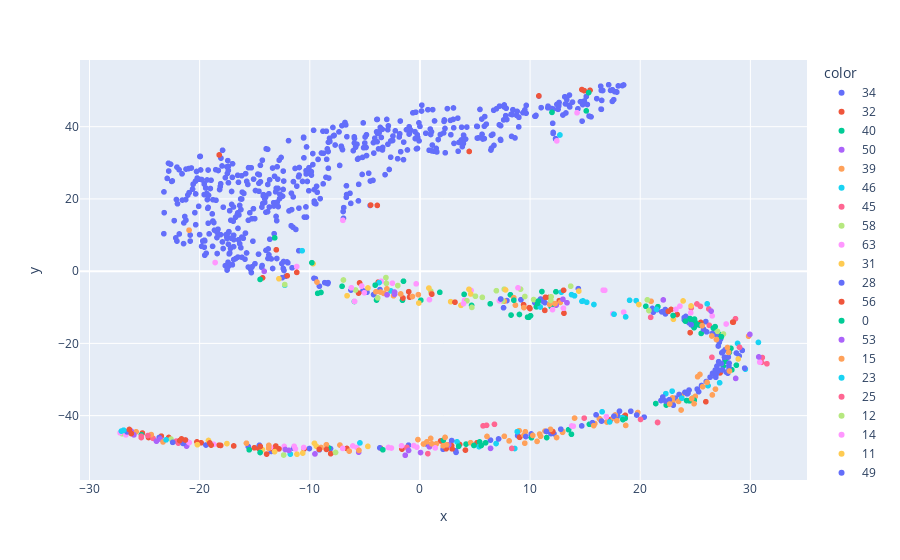

Here is the notebook cell this chart was saved with:
### Code cell
pred_tsne = TSNE().fit_transform(events[0]['prediction'])
px.scatter(x=pred_tsne[:, 0], y=pred_tsne[:, 1], color=events[0]['labels'].astype('str'))

### Figure 1 — Plotly figure (JSON) as saved in the notebook; plotly's stock layout.template omitted (floating-point values rounded to 4 significant figures; data arrays with more than 128 entries replaced by an {"elided": "..."} marker saying what was removed)
{"data": [{"hovertemplate": "color=34<br>x=%{x}<br>y=%{y}<extra></extra>", "legendgroup": "34", "marker": {"color": "#636efa", "symbol": "circle"}, "mode": "markers", "name": "34", "showlegend": true, "type": "scattergl", "visible": true, "x": {"elided": "576 float values"}, "xaxis": "x", "y": {"elided": "576 float values"}, "yaxis": "y"}, {"hovertemplate": "color=32<br>x=%{x}<br>y=%{y}<extra></extra>", "legendgroup": "32", "marker": {"color": "#EF553B", "symbol": "circle"}, "mode": "markers", "name": "32", "showlegend": true, "type": "scattergl", "visible": true, "x": [-24.64, -12.8, -18.09, -3.585, -13.08, -10.52, -25.2, -15.04, -20.25, -19.87, -23.48, -22.8, -21.65, -13.41, -14.64, -18.22, -16.91, 1.875, 3.603, 2.38, 2.874, 18.59, 27.25, 12.06, 17.31, 18.64, -6.634, 4.131, 9.049, 5.182, -1.631, 2.923], "xaxis": "x", "y": [-46.06, -49.22, -48.26, -48.97, -48.42, -49.17, -44.83, -48.9, -47.26, -47.52, -45.69, -46.04, -46.45, -49.17, -49.08, -48.18, -48.39, -47.01, -47.98, -49.17, -48.29, -40.1, -28.17, -44.41, -41.1, -39.92, -49.09, -49.54, -46.0, -47.51, -49.27, -49.2], "yaxis": "y"}, {"hovertemplate": "color=40<br>x=%{x}<br>y=%{y}<extra></extra>", "legendgroup": "40", "marker": {"color": "#00cc96", "symbol": "circle"}, "mode": "markers", "name": "40", "showlegend": true, "type": "scattergl", "visible": true, "x": [27.76, 18.63, 15.38, 10.12, 2.128, 24.89, -8.296, 4.188, 5.957, 13.49, 11.51, 5.416, 22.36, 24.72, 13.75, 21.41, 24.66, 27.53, 24.97, 24.1, 27.2, 25.53, 24.83], "xaxis": "x", "y": [-24.95, -40.75, -42.4, -46.12, -46.8, -15.64, -48.94, -47.88, -47.53, -43.9, -46.08, -47.27, -37.08, -35.25, -45.16, -36.66, -13.76, -26.33, -14.06, -13.83, -17.54, -17.24, -15.32], "yaxis": "y"}, {"hovertemplate": "color=50<br>x=%{x}<br>y=%{y}<extra></extra>", "legendgroup": "50", "marker": {"color": "#ab63fa", "symbol": "circle"}, "mode": "markers", "name": "50", "showlegend": true, "type": "scattergl", "visible": true, "x": [2.618, 0.8601, 0.05435, -9.53, -5.562, -1.335], "xaxis": "x", "y": [-48.08, -48.62, -50.22, -50.61, -50.11, -50.97], "yaxis": "y"}, {"hovertemplate": "color=39<br>x=%{x}<br>y=%{y}<extra></extra>", "legendgroup": "39", "marker": {"color": "#FFA15A", "symbol": "circle"}, "mode": "markers", "name": "39", "showlegend": true, "type": "scattergl", "visible": true, "x": [-8.984, 0.6269, 4.597, 15.88, 11.85, 12.4, 22.93, 11.35, 10.25, 10.63, 12.96, 16.98, 6.088, 12.95, 8.097, 2.429, 2.106, 25.0, 10.87, 1.08, 1.49, 9.442, 23.77, 16.29, 16.38, 0.3222, -7.264, 7.663, 0.9763, 9.517, 23.71, 26.83, -0.1816, 17.73, 23.48, 22.95, 26.55, 19.78, 17.56, 9.568, 9.008, 25.21, 18.68], "xaxis": "x", "y": [-48.83, -47.26, -47.5, -42.21, -43.79, -46.07, -35.1, -44.28, -45.5, -47.14, -44.41, -41.77, -45.76, -44.61, -47.0, -48.06, -48.36, -34.68, -45.1, -47.8, -47.81, -45.41, -34.36, -40.81, -41.12, -47.85, -48.15, -45.73, -46.31, -47.63, -38.44, -32.66, -46.62, -39.82, -36.06, -36.1, -34.28, -39.14, -40.53, -44.47, -44.18, -29.23, -42.71], "yaxis": "y"}, {"hovertemplate": "color=46<br>x=%{x}<br>y=%{y}<extra></extra>", "legendgroup": "46", "marker": {"color": "#19d3f3", "symbol": "circle"}, "mode": "markers", "name": "46", "showlegend": true, "type": "scattergl", "visible": true, "x": [6.911, 5.366, 29.55, 27.21, 18.37, 8.611, 22.32, 22.9, 26.16, 17.22, 16.54], "xaxis": "x", "y": [-47.73, -48.59, -27.14, -30.9, -40.57, -49.1, -33.91, -33.22, -31.71, -41.74, -38.93], "yaxis": "y"}, {"hovertemplate": "color=45<br>x=%{x}<br>y=%{y}<extra></extra>", "legendgroup": "45", "marker": {"color": "#FF6692", "symbol": "circle"}, "mode": "markers", "name": "45", "showlegend": true, "type": "scattergl", "visible": true, "x": [-1.18, -21.93, -24.23, -22.12], "xaxis": "x", "y": [-48.8, -47.61, -46.29, -47.06], "yaxis": "y"}, {"hovertemplate": "color=58<br>x=%{x}<br>y=%{y}<extra></extra>", "legendgroup": "58", "marker": {"color": "#B6E880", "symbol": "circle"}, "mode": "markers", "name": "58", "showlegend": true, "type": "scattergl", "visible": true, "x": [-22.6, -27.05], "xaxis": "x", "y": [-46.5, -45.01], "yaxis": "y"}, {"hovertemplate": "color=63<br>x=%{x}<br>y=%{y}<extra></extra>", "legendgroup": "63", "marker": {"color": "#FF97FF", "symbol": "circle"}, "mode": "markers", "name": "63", "showlegend": true, "type": "scattergl", "visible": true, "x": [1.39, 13.77, 13.92, -2.86, 16.93, -1.67, -0.278, -0.5715, -7.013, -26.69, -27.22, -11.42, -2.592, -10.56, -12.32, -11.31, -18.72, -6.095, -13.57], "xaxis": "x", "y": [-48.94, -42.86, -42.93, -48.82, -40.28, -48.35, -48.74, -48.29, -49.07, -45.33, -44.76, -48.48, -48.97, -48.82, -48.53, -49.21, -47.96, -48.4, -48.8], "yaxis": "y"}, {"hovertemplate": "color=31<br>x=%{x}<br>y=%{y}<extra></extra>", "legendgroup": "31", "marker": {"color": "#FECB52", "symbol": "circle"}, "mode": "markers", "name": "31", "showlegend": true, "type": "scattergl", "visible": true, "x": [-13.2, -10.64, -11.16], "xaxis": "x", "y": [-49.97, -50.38, -50.67], "yaxis": "y"}, {"hovertemplate": "color=28<br>x=%{x}<br>y=%{y}<extra></extra>", "legendgroup": "28", "marker": {"color": "#636efa", "symbol": "circle"}, "mode": "markers", "name": "28", "showlegend": true, "type": "scattergl", "visible": true, "x": [26.99, 24.06, 23.53, 17.61, 19.14, 24.33, 24.43, 28.05, 27.03, 28.0, 9.611, 22.05, 26.86, 16.49, 12.79, 20.35, 21.88, 22.3, 19.68, 27.65, 22.64, 25.17, 26.89, -3.644, 15.66, 28.98, 25.99, 26.34, 28.07, 27.81, 27.44, 7.137, 11.48, 23.0, 26.9, 25.95, 25.75, 22.28, 21.96, 7.588], "xaxis": "x", "y": [-27.12, -33.55, -34.15, -40.14, -38.78, -33.81, -32.93, -26.17, -27.74, -23.77, -45.79, -34.85, -29.37, -41.51, -43.77, -40.41, -35.82, -35.95, -39.84, -23.84, -35.62, -32.65, -28.56, -48.92, -41.95, -23.47, -30.57, -29.36, -25.48, -27.95, -27.35, -46.45, -44.38, -37.11, -17.52, -13.97, -16.07, -10.62, -11.27, -10.14], "yaxis": "y"}, {"hovertemplate": "color=56<br>x=%{x}<br>y=%{y}<extra></extra>", "legendgroup": "56", "marker": {"color": "#EF553B", "symbol": "circle"}, "mode": "markers", "name": "56", "showlegend": true, "type": "scattergl", "visible": true, "x": [22.55, 25.96, 24.53, 25.5, -3.782, -13.04, 22.8, 23.35], "xaxis": "x", "y": [-11.13, -36.15, -17.02, -14.2, -3.038, 5.915, -10.61, -12.01], "yaxis": "y"}, {"hovertemplate": "color=0<br>x=%{x}<br>y=%{y}<extra></extra>", "legendgroup": "0", "marker": {"color": "#00cc96", "symbol": "circle"}, "mode": "markers", "name": "0", "showlegend": true, "type": "scattergl", "visible": true, "x": [9.033, 9.884, 21.6, 4.687, -5.947, 12.35, 10.04, -3.941, 9.77, 10.57, 11.91, 4.011, -8.985, 11.07, -1.585, -1.494, 8.269, 0.08065, 6.381, 1.804, -9.285, 20.51, 8.213], "xaxis": "x", "y": [-12.0, -12.78, -9.837, -9.485, -8.397, -5.694, -12.34, -8.001, -12.73, -9.888, -9.811, -6.42, -5.901, -5.653, -8.045, -2.775, -12.16, -8.035, -9.045, -5.861, -6.145, -9.729, -6.544], "yaxis": "y"}, {"hovertemplate": "color=53<br>x=%{x}<br>y=%{y}<extra></extra>", "legendgroup": "53", "marker": {"color": "#ab63fa", "symbol": "circle"}, "mode": "markers", "name": "53", "showlegend": true, "type": "scattergl", "visible": true, "x": [6.41], "xaxis": "x", "y": [-49.06], "yaxis": "y"}, {"hovertemplate": "color=15<br>x=%{x}<br>y=%{y}<extra></extra>", "legendgroup": "15", "marker": {"color": "#FFA15A", "symbol": "circle"}, "mode": "markers", "name": "15", "showlegend": true, "type": "scattergl", "visible": true, "x": [20.98, 8.667, 29.84, 25.42], "xaxis": "x", "y": [-8.334, -9.427, -18.0, -28.59], "yaxis": "y"}, {"hovertemplate": "color=23<br>x=%{x}<br>y=%{y}<extra></extra>", "legendgroup": "23", "marker": {"color": "#19d3f3", "symbol": "circle"}, "mode": "markers", "name": "23", "showlegend": true, "type": "scattergl", "visible": true, "x": [23.78, 21.47, -2.634, 10.93], "xaxis": "x", "y": [-35.16, -10.56, -5.475, -9.923], "yaxis": "y"}, {"hovertemplate": "color=25<br>x=%{x}<br>y=%{y}<extra></extra>", "legendgroup": "25", "marker": {"color": "#FF6692", "symbol": "circle"}, "mode": "markers", "name": "25", "showlegend": true, "type": "scattergl", "visible": true, "x": [8.337, 20.94, 26.27, 28.65, 21.58, 25.15, 25.46, 24.63, 31.01, 31.5, 31.08, 26.23], "xaxis": "x", "y": [-49.08, -12.79, -15.0, -13.18, -41.9, -9.082, -9.758, -10.17, -25.25, -25.64, -23.92, -10.47], "yaxis": "y"}, {"hovertemplate": "color=12<br>x=%{x}<br>y=%{y}<extra></extra>", "legendgroup": "12", "marker": {"color": "#B6E880", "symbol": "circle"}, "mode": "markers", "name": "12", "showlegend": true, "type": "scattergl", "visible": true, "x": [9.133, -2.009, 7.653, -3.047, -6.946, 4.711, 0.9889, -3.089, 20.64, -3.83, 9.526], "xaxis": "x", "y": [-4.982, -3.991, -4.997, -3.377, -2.445, -10.03, -5.555, -1.786, -7.946, -7.397, -7.019], "yaxis": "y"}, {"hovertemplate": "color=14<br>x=%{x}<br>y=%{y}<extra></extra>", "legendgroup": "14", "marker": {"color": "#FF97FF", "symbol": "circle"}, "mode": "markers", "name": "14", "showlegend": true, "type": "scattergl", "visible": true, "x": [4.051, 8.903, -0.341, 23.6, -3.518, 18.49, 26.53], "xaxis": "x", "y": [-8.069, -4.624, -3.51, -9.681, -2.791, -11.34, -12.39], "yaxis": "y"}, {"hovertemplate": "color=11<br>x=%{x}<br>y=%{y}<extra></extra>", "legendgroup": "11", "marker": {"color": "#FECB52", "symbol": "circle"}, "mode": "markers", "name": "11", "showlegend": true, "type": "scattergl", "visible": true, "x": [-9.706, -12.8, -0.1041, 2.787, -4.722, -6.617, 0.8139, 3.724], "xaxis": "x", "y": [2.069, -2.099, -8.826, -8.442, -4.651, -6.813, -4.681, -9.469], "yaxis": "y"}, {"hovertemplate": "color=49<br>x=%{x}<br>y=%{y}<extra></extra>", "legendgroup": "49", "marker": {"color": "#636efa", "symbol": "circle"}, "mode": "markers", "name": "49", "showlegend": true, "type": "scattergl", "visible": true, "x": [-23.67], "xaxis": "x", "y": [-46.05], "yaxis": "y"}, {"hovertemplate": "color=5<br>x=%{x}<br>y=%{y}<extra></extra>", "legendgroup": "5", "marker": {"color": "#EF553B", "symbol": "circle"}, "mode": "markers", "name": "5", "showlegend": true, "type": "scattergl", "visible": true, "x": [-18.23, -4.473, -1.54, 10.8, 14.91, -14.29, 3.181, -0.9388, -12.05, 14.7, 13.07, -11.18, -5.572, 4.472, -3.874, 15.44, 11.34, -1.019, -5.481], "xaxis": "x", "y": [32.17, 18.29, -7.443, 48.52, 49.98, -1.862, -8.588, -7.19, -1.281, 50.27, -11.64, -0.3415, -6.077, 33.14, 18.2, 50.07, -10.86, -5.689, -3.257], "yaxis": "y"}, {"hovertemplate": "color=17<br>x=%{x}<br>y=%{y}<extra></extra>", "legendgroup": "17", "marker": {"color": "#00cc96", "symbol": "circle"}, "mode": "markers", "name": "17", "showlegend": true, "type": "scattergl", "visible": true, "x": [-25.28], "xaxis": "x", "y": [-45.31], "yaxis": "y"}, {"hovertemplate": "color=55<br>x=%{x}<br>y=%{y}<extra></extra>", "legendgroup": "55", "marker": {"color": "#ab63fa", "symbol": "circle"}, "mode": "markers", "name": "55", "showlegend": true, "type": "scattergl", "visible": true, "x": [-23.92, -23.58, -21.19], "xaxis": "x", "y": [-47.07, -46.47, -48.44], "yaxis": "y"}, {"hovertemplate": "color=48<br>x=%{x}<br>y=%{y}<extra></extra>", "legendgroup": "48", "marker": {"color": "#FFA15A", "symbol": "circle"}, "mode": "markers", "name": "48", "showlegend": true, "type": "scattergl", "visible": true, "x": [-23.33, -24.4, -25.77], "xaxis": "x", "y": [-47.29, -45.25, -44.47], "yaxis": "y"}, {"hovertemplate": "color=9<br>x=%{x}<br>y=%{y}<extra></extra>", "legendgroup": "9", "marker": {"color": "#19d3f3", "symbol": "circle"}, "mode": "markers", "name": "9", "showlegend": true, "type": "scattergl", "visible": true, "x": [12.71, -12.27, -10.69, 19.63, 12.83, -3.713, 26.08], "xaxis": "x", "y": [37.7, -3.896, 5.657, -8.168, -5.827, -3.173, -9.053], "yaxis": "y"}, {"hovertemplate": "color=26<br>x=%{x}<br>y=%{y}<extra></extra>", "legendgroup": "26", "marker": {"color": "#FF6692", "symbol": "circle"}, "mode": "markers", "name": "26", "showlegend": true, "type": "scattergl", "visible": true, "x": [20.03, 21.58], "xaxis": "x", "y": [-41.06, -41.87], "yaxis": "y"}, {"hovertemplate": "color=13<br>x=%{x}<br>y=%{y}<extra></extra>", "legendgroup": "13", "marker": {"color": "#B6E880", "symbol": "circle"}, "mode": "markers", "name": "13", "showlegend": true, "type": "scattergl", "visible": true, "x": [6.94], "xaxis": "x", "y": [-5.416], "yaxis": "y"}, {"hovertemplate": "color=255<br>x=%{x}<br>y=%{y}<extra></extra>", "legendgroup": "255", "marker": {"color": "#FF97FF", "symbol": "circle"}, "mode": "markers", "name": "255", "showlegend": true, "type": "scattergl", "visible": true, "x": [4.64, 30.85, 17.5], "xaxis": "x", "y": [-5.347, -25.2, -11.8], "yaxis": "y"}, {"hovertemplate": "color=3<br>x=%{x}<br>y=%{y}<extra></extra>", "legendgroup": "3", "marker": {"color": "#FECB52", "symbol": "circle"}, "mode": "markers", "name": "3", "showlegend": true, "type": "scattergl", "visible": true, "x": [4.606, 19.88, 4.454, 7.77, 23.89, 14.42], "xaxis": "x", "y": [-6.319, -9.231, -5.016, -5.195, -8.245, -5.517], "yaxis": "y"}, {"hovertemplate": "color=24<br>x=%{x}<br>y=%{y}<extra></extra>", "legendgroup": "24", "marker": {"color": "#636efa", "symbol": "circle"}, "mode": "markers", "name": "24", "showlegend": true, "type": "scattergl", "visible": true, "x": [29.26, 27.37], "xaxis": "x", "y": [-21.94, -25.59], "yaxis": "y"}, {"hovertemplate": "color=22<br>x=%{x}<br>y=%{y}<extra></extra>", "legendgroup": "22", "marker": {"color": "#EF553B", "symbol": "circle"}, "mode": "markers", "name": "22", "showlegend": true, "type": "scattergl", "visible": true, "x": [9.411, 13.04, 9.934, 9.989, 11.71, 12.65], "xaxis": "x", "y": [-9.295, -5.303, -10.11, -10.35, -7.287, -8.163], "yaxis": "y"}, {"hovertemplate": "color=6<br>x=%{x}<br>y=%{y}<extra></extra>", "legendgroup": "6", "marker": {"color": "#00cc96", "symbol": "circle"}, "mode": "markers", "name": "6", "showlegend": true, "type": "scattergl", "visible": true, "x": [-14.51, 15.1, 15.32, -13.19, 11.99, -9.811, -7.071, -4.063], "xaxis": "x", "y": [-2.292, 44.37, 49.44, 9.226, 43.96, 2.332, -4.201, -3.866], "yaxis": "y"}, {"hovertemplate": "color=10<br>x=%{x}<br>y=%{y}<extra></extra>", "legendgroup": "10", "marker": {"color": "#ab63fa", "symbol": "circle"}, "mode": "markers", "name": "10", "showlegend": true, "type": "scattergl", "visible": true, "x": [26.44, 29.95, 30.76, 28.67], "xaxis": "x", "y": [-11.05, -17.51, -23.74, -29.69], "yaxis": "y"}, {"hovertemplate": "color=1<br>x=%{x}<br>y=%{y}<extra></extra>", "legendgroup": "1", "marker": {"color": "#FFA15A", "symbol": "circle"}, "mode": "markers", "name": "1", "showlegend": true, "type": "scattergl", "visible": true, "x": [8.526, 9.434, 7.662, -1.749, 1.031, 11.77, 12.74, -3.29, -2.392, -0.1458, -3.595, -3.003], "xaxis": "x", "y": [-7.366, -10.09, -8.307, -6.311, -6.146, -9.188, -8.664, -6.148, -6.808, -6.51, -5.772, -4.895], "yaxis": "y"}, {"hovertemplate": "color=2<br>x=%{x}<br>y=%{y}<extra></extra>", "legendgroup": "2", "marker": {"color": "#19d3f3", "symbol": "circle"}, "mode": "markers", "name": "2", "showlegend": true, "type": "scattergl", "visible": true, "x": [19.03, 30.73, 14.03, 13.76, 14.8, 14.71, 15.14, 15.8, 18.67, 17.62, 28.84, 3.368], "xaxis": "x", "y": [-8.067, -19.72, -6.823, -6.501, -8.234, -8.352, -8.616, -9.231, -12.66, -11.93, -20.0, -47.26], "yaxis": "y"}, {"hovertemplate": "color=47<br>x=%{x}<br>y=%{y}<extra></extra>", "legendgroup": "47", "marker": {"color": "#FF6692", "symbol": "circle"}, "mode": "markers", "name": "47", "showlegend": true, "type": "scattergl", "visible": true, "x": [-25.3], "xaxis": "x", "y": [-46.07], "yaxis": "y"}, {"hovertemplate": "color=36<br>x=%{x}<br>y=%{y}<extra></extra>", "legendgroup": "36", "marker": {"color": "#B6E880", "symbol": "circle"}, "mode": "markers", "name": "36", "showlegend": true, "type": "scattergl", "visible": true, "x": [27.55, 27.01, 11.88, 10.32, -5.847, 7.501], "xaxis": "x", "y": [-17.4, -16.67, -8.119, -7.869, -5.219, -8.25], "yaxis": "y"}, {"hovertemplate": "color=7<br>x=%{x}<br>y=%{y}<extra></extra>", "legendgroup": "7", "marker": {"color": "#FF97FF", "symbol": "circle"}, "mode": "markers", "name": "7", "showlegend": true, "type": "scattergl", "visible": true, "x": [0.8657, -5.05, -6.996, -2.503, 14.26, 12.42, -6.228, -5.287, -5.934, -11.19, 7.219, -18.59, 12.03, 24.59, 13.03], "xaxis": "x", "y": [-7.883, -5.986, 14.07, -3.331, 43.85, 36.06, -4.6, -4.134, -8.368, 1.272, -8.203, 2.385, -10.65, -11.53, -10.26], "yaxis": "y"}, {"hovertemplate": "color=8<br>x=%{x}<br>y=%{y}<extra></extra>", "legendgroup": "8", "marker": {"color": "#FECB52", "symbol": "circle"}, "mode": "markers", "name": "8", "showlegend": true, "type": "scattergl", "visible": true, "x": [24.61, 23.01, 28.9], "xaxis": "x", "y": [-9.641, -13.32, -24.31], "yaxis": "y"}, {"hovertemplate": "color=16<br>x=%{x}<br>y=%{y}<extra></extra>", "legendgroup": "16", "marker": {"color": "#636efa", "symbol": "circle"}, "mode": "markers", "name": "16", "showlegend": true, "type": "scattergl", "visible": true, "x": [-22.45, -26.59, -21.51, -14.57, -19.43], "xaxis": "x", "y": [-47.4, -44.5, -47.7, -48.2, -48.14], "yaxis": "y"}, {"hovertemplate": "color=20<br>x=%{x}<br>y=%{y}<extra></extra>", "legendgroup": "20", "marker": {"color": "#EF553B", "symbol": "circle"}, "mode": "markers", "name": "20", "showlegend": true, "type": "scattergl", "visible": true, "x": [-8.103, 11.4, 1.079, 28.45, 28.4], "xaxis": "x", "y": [-50.53, -7.246, -6.365, -14.13, -14.11], "yaxis": "y"}, {"hovertemplate": "color=33<br>x=%{x}<br>y=%{y}<extra></extra>", "legendgroup": "33", "marker": {"color": "#00cc96", "symbol": "circle"}, "mode": "markers", "name": "33", "showlegend": true, "type": "scattergl", "visible": true, "x": [25.25, 26.8, 8.525, 22.98, 24.48, -3.37, 24.93, 25.44, 10.75, 10.7, 24.52, 26.63, 27.37, 24.21, 28.24, 5.564, 28.09, 24.9, 28.73, 28.32], "xaxis": "x", "y": [-14.85, -15.36, -8.043, -12.29, -35.91, -49.46, -13.27, -15.0, -8.305, -8.915, -13.14, -15.76, -18.17, -35.83, -21.37, -48.27, -22.47, -35.74, -26.04, -27.31], "yaxis": "y"}, {"hovertemplate": "color=59<br>x=%{x}<br>y=%{y}<extra></extra>", "legendgroup": "59", "marker": {"color": "#ab63fa", "symbol": "circle"}, "mode": "markers", "name": "59", "showlegend": true, "type": "scattergl", "visible": true, "x": [-26.22, -25.97], "xaxis": "x", "y": [-44.29, -45.33], "yaxis": "y"}, {"hovertemplate": "color=60<br>x=%{x}<br>y=%{y}<extra></extra>", "legendgroup": "60", "marker": {"color": "#FFA15A", "symbol": "circle"}, "mode": "markers", "name": "60", "showlegend": true, "type": "scattergl", "visible": true, "x": [14.04, 24.89, 2.28], "xaxis": "x", "y": [-40.68, -36.7, -46.02], "yaxis": "y"}, {"hovertemplate": "color=43<br>x=%{x}<br>y=%{y}<extra></extra>", "legendgroup": "43", "marker": {"color": "#19d3f3", "symbol": "circle"}, "mode": "markers", "name": "43", "showlegend": true, "type": "scattergl", "visible": true, "x": [-23.05, -27.11, -26.9], "xaxis": "x", "y": [-46.71, -44.28, -44.03], "yaxis": "y"}, {"hovertemplate": "color=54<br>x=%{x}<br>y=%{y}<extra></extra>", "legendgroup": "54", "marker": {"color": "#FF6692", "symbol": "circle"}, "mode": "markers", "name": "54", "showlegend": true, "type": "scattergl", "visible": true, "x": [29.01, 6.049, 5.73, 6.765, 26.51, 14.91, 0.7177], "xaxis": "x", "y": [-21.07, -42.69, -42.83, -42.4, -23.85, -40.69, -50.53], "yaxis": "y"}, {"hovertemplate": "color=57<br>x=%{x}<br>y=%{y}<extra></extra>", "legendgroup": "57", "marker": {"color": "#B6E880", "symbol": "circle"}, "mode": "markers", "name": "57", "showlegend": true, "type": "scattergl", "visible": true, "x": [-7.663], "xaxis": "x", "y": [-50.2], "yaxis": "y"}, {"hovertemplate": "color=51<br>x=%{x}<br>y=%{y}<extra></extra>", "legendgroup": "51", "marker": {"color": "#FF97FF", "symbol": "circle"}, "mode": "markers", "name": "51", "showlegend": true, "type": "scattergl", "visible": true, "x": [-20.95, -5.723], "xaxis": "x", "y": [-47.45, -48.83], "yaxis": "y"}, {"hovertemplate": "color=42<br>x=%{x}<br>y=%{y}<extra></extra>", "legendgroup": "42", "marker": {"color": "#FECB52", "symbol": "circle"}, "mode": "markers", "name": "42", "showlegend": true, "type": "scattergl", "visible": true, "x": [-20.2, -14.3], "xaxis": "x", "y": [-48.04, -49.42], "yaxis": "y"}, {"hovertemplate": "color=19<br>x=%{x}<br>y=%{y}<extra></extra>", "legendgroup": "19", "marker": {"color": "#636efa", "symbol": "circle"}, "mode": "markers", "name": "19", "showlegend": true, "type": "scattergl", "visible": true, "x": [15.99, 28.73, 14.69, 18.12, 29.48], "xaxis": "x", "y": [-39.78, -22.67, -42.84, -38.75, -26.86], "yaxis": "y"}, {"hovertemplate": "color=62<br>x=%{x}<br>y=%{y}<extra></extra>", "legendgroup": "62", "marker": {"color": "#EF553B", "symbol": "circle"}, "mode": "markers", "name": "62", "showlegend": true, "type": "scattergl", "visible": true, "x": [-13.92], "xaxis": "x", "y": [-50.65], "yaxis": "y"}, {"hovertemplate": "color=38<br>x=%{x}<br>y=%{y}<extra></extra>", "legendgroup": "38", "marker": {"color": "#00cc96", "symbol": "circle"}, "mode": "markers", "name": "38", "showlegend": true, "type": "scattergl", "visible": true, "x": [-14.51, -15.5], "xaxis": "x", "y": [-50.21, -49.46], "yaxis": "y"}, {"hovertemplate": "color=21<br>x=%{x}<br>y=%{y}<extra></extra>", "legendgroup": "21", "marker": {"color": "#ab63fa", "symbol": "circle"}, "mode": "markers", "name": "21", "showlegend": true, "type": "scattergl", "visible": true, "x": [12.98, 12.37, 13.35, -2.987, -2.303, -2.308, -14.14, 22.09], "xaxis": "x", "y": [-7.788, -9.407, -8.749, -6.554, -6.4, -5.788, -0.04485, -7.957], "yaxis": "y"}, {"hovertemplate": "color=44<br>x=%{x}<br>y=%{y}<extra></extra>", "legendgroup": "44", "marker": {"color": "#FFA15A", "symbol": "circle"}, "mode": "markers", "name": "44", "showlegend": true, "type": "scattergl", "visible": true, "x": [-5.536, -6.421, -8.493, -15.75, -13.72, -13.73], "xaxis": "x", "y": [-49.63, -49.82, -48.06, -47.64, -48.23, -49.03], "yaxis": "y"}, {"hovertemplate": "color=18<br>x=%{x}<br>y=%{y}<extra></extra>", "legendgroup": "18", "marker": {"color": "#19d3f3", "symbol": "circle"}, "mode": "markers", "name": "18", "showlegend": true, "type": "scattergl", "visible": true, "x": [8.83, -11.77, -5.447], "xaxis": "x", "y": [-44.43, -50.66, -47.55], "yaxis": "y"}, {"hovertemplate": "color=35<br>x=%{x}<br>y=%{y}<extra></extra>", "legendgroup": "35", "marker": {"color": "#FF6692", "symbol": "circle"}, "mode": "markers", "name": "35", "showlegend": true, "type": "scattergl", "visible": true, "x": [-25.3, -24.7], "xaxis": "x", "y": [-45.71, -45.51], "yaxis": "y"}, {"hovertemplate": "color=30<br>x=%{x}<br>y=%{y}<extra></extra>", "legendgroup": "30", "marker": {"color": "#B6E880", "symbol": "circle"}, "mode": "markers", "name": "30", "showlegend": true, "type": "scattergl", "visible": true, "x": [13.69, 11.91, 20.79, 5.664, 5.034, 4.267, -12.27, -12.37], "xaxis": "x", "y": [-4.164, -7.096, -10.91, -7.257, -6.949, -8.208, -3.716, -50.91], "yaxis": "y"}, {"hovertemplate": "color=29<br>x=%{x}<br>y=%{y}<extra></extra>", "legendgroup": "29", "marker": {"color": "#FF97FF", "symbol": "circle"}, "mode": "markers", "name": "29", "showlegend": true, "type": "scattergl", "visible": true, "x": [16.78, 16.64, 3.957, 23.24, 27.8], "xaxis": "x", "y": [-5.298, -5.263, -8.973, -10.6, -14.63], "yaxis": "y"}, {"hovertemplate": "color=52<br>x=%{x}<br>y=%{y}<extra></extra>", "legendgroup": "52", "marker": {"color": "#FECB52", "symbol": "circle"}, "mode": "markers", "name": "52", "showlegend": true, "type": "scattergl", "visible": true, "x": [-9.408, -19.2, -9.58, -17.53, -4.728], "xaxis": "x", "y": [-48.47, -46.87, -47.67, -47.74, -48.51], "yaxis": "y"}, {"hovertemplate": "color=27<br>x=%{x}<br>y=%{y}<extra></extra>", "legendgroup": "27", "marker": {"color": "#636efa", "symbol": "circle"}, "mode": "markers", "name": "27", "showlegend": true, "type": "scattergl", "visible": true, "x": [25.57, 28.06, 26.81, 27.7, 26.55, 27.09, 27.95, 25.3, 24.63, 27.18, 26.56, 27.49, 7.336], "xaxis": "x", "y": [-31.66, -26.75, -27.39, -21.76, -17.26, -20.72, -28.24, -33.38, -14.83, -19.69, -28.3, -22.36, -7.709], "yaxis": "y"}, {"hovertemplate": "color=61<br>x=%{x}<br>y=%{y}<extra></extra>", "legendgroup": "61", "marker": {"color": "#EF553B", "symbol": "circle"}, "mode": "markers", "name": "61", "showlegend": true, "type": "scattergl", "visible": true, "x": [-26.21, -19.08, -26.38, -9.143, -21.81, -14.49, -8.489, -18.96, -21.3], "xaxis": "x", "y": [-44.96, -47.57, -43.83, -49.32, -46.91, -48.54, -49.35, -48.17, -46.75], "yaxis": "y"}, {"hovertemplate": "color=41<br>x=%{x}<br>y=%{y}<extra></extra>", "legendgroup": "41", "marker": {"color": "#00cc96", "symbol": "circle"}, "mode": "markers", "name": "41", "showlegend": true, "type": "scattergl", "visible": true, "x": [3.514, 18.43, 4.903], "xaxis": "x", "y": [-48.48, -41.1, -48.26], "yaxis": "y"}, {"hovertemplate": "color=4<br>x=%{x}<br>y=%{y}<extra></extra>", "legendgroup": "4", "marker": {"color": "#ab63fa", "symbol": "circle"}, "mode": "markers", "name": "4", "showlegend": true, "type": "scattergl", "visible": true, "x": [-12.22, -11.9, -1.034], "xaxis": "x", "y": [-49.38, -49.64, -49.64], "yaxis": "y"}, {"hovertemplate": "color=37<br>x=%{x}<br>y=%{y}<extra></extra>", "legendgroup": "37", "marker": {"color": "#FFA15A", "symbol": "circle"}, "mode": "markers", "name": "37", "showlegend": true, "type": "scattergl", "visible": true, "x": [-0.683, 25.62, 28.02, 26.92, 28.1, 22.67, 17.88, 12.26, 24.67, -20.96, -9.346, 26.5, -3.994, 27.92, 25.67, 10.95, 15.78, 26.07], "xaxis": "x", "y": [-7.021, -15.09, -22.49, -18.94, -27.65, -36.8, -41.41, -8.979, -35.31, 11.35, -3.023, -17.95, -5.709, -21.14, -32.0, -45.71, -42.77, -30.79], "yaxis": "y"}], "layout": {"autosize": true, "legend": {"title": {"text": "color"}, "tracegroupgap": 0}, "margin": {"t": 60}, "xaxis": {"anchor": "y", "autorange": true, "domain": [0, 1], "range": [-30.72, 35.0], "title": {"text": "x"}, "type": "linear"}, "yaxis": {"anchor": "x", "autorange": true, "domain": [0, 1], "range": [-58.24, 58.88], "title": {"text": "y"}, "type": "linear"}}}
